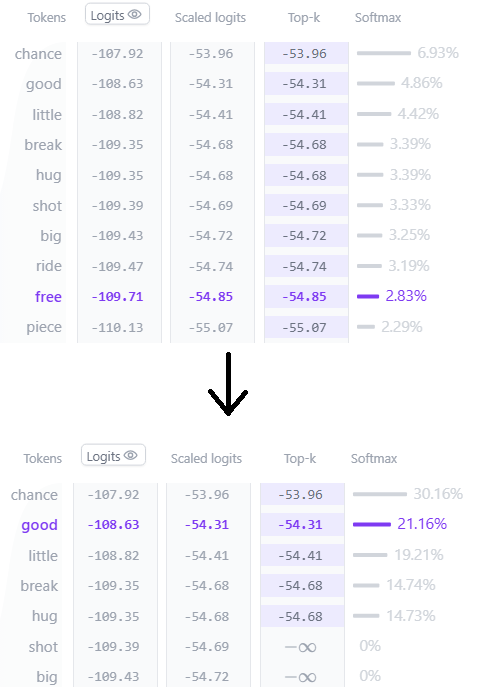
#> input picture Chuyên ngành/CS221 - Xử lý ngôn ngữ tự nhiên/Note bài giảng/[2026-04-14]/img/hinh_dang_phan_phoi_thay_doi_theo_ngu_canh.png, 478 x 687 px
$ python main.py
#> lines starting #> are read from the running program, lines starting #| are printed output that depends on the picture; after the words box and inside, x2 and y2 are one past the last pixel; in counts of white or black regions, pixels touching at a corner belong together
from PIL import Image
import numpy as np
from matplotlib.colors import rgb_to_hsv, hsv_to_rgb

def change_image_tone(
    input_path,
    output_path,
    hue_shift=0.0,
    saturation_scale=1.0,
    value_scale=1.0,
    gray_darken=0.65,          # < 1.0 thì chữ xám sẽ đậm hơn
    gray_sat_threshold=0.08,   # màu có saturation thấp sẽ được xem là gần xám
    gray_value_min=0.25,       # tránh vùng quá tối
    gray_value_max=0.88        # tránh bắt nền trắng
):
    # Đọc ảnh
#> called with hue_shift = 0, saturation_scale = 1, value_scale = 1, gray_darken = 0.7, gray_sat_threshold = 0.08, gray_value_min = 0.25, gray_value_max = 0.88
    img = Image.open(input_path).convert("RGB")
    arr = np.array(img).astype(np.float32) / 255.0

    # RGB -> HSV
    hsv = rgb_to_hsv(arr)
#> hsv: shape (687, 478, 3) float32; mean of channels 0, 1, 2 0.301, 0.0158, 0.98

    # Thay đổi sắc độ tổng thể nếu cần
    hsv[..., 0] = (hsv[..., 0] + hue_shift) % 1.0
    hsv[..., 1] = np.clip(hsv[..., 1] * saturation_scale, 0, 1)
    hsv[..., 2] = np.clip(hsv[..., 2] * value_scale, 0, 1)

    # Chọn vùng màu xám: saturation thấp, độ sáng nằm trong khoảng hợp lý
    gray_mask = (
        (hsv[..., 1] < gray_sat_threshold) &
        (hsv[..., 2] > gray_value_min) &
        (hsv[..., 2] < gray_value_max)
    )
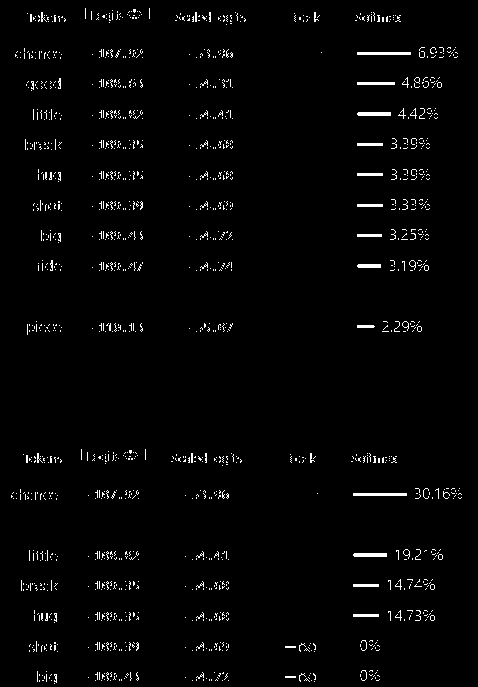
#> gray_mask: shape (687, 478) bool; 2.1% white in thin lines or dots

    # Làm chữ xám đậm hơn bằng cách giảm value
    hsv[..., 2][gray_mask] = np.clip(hsv[..., 2][gray_mask] * gray_darken, 0, 1)
#> hsv: shape (687, 478, 3) float32; mean of channels 0, 1, 2 0.301, 0.0158, 0.974

    # HSV -> RGB
    new_arr = (hsv_to_rgb(hsv) * 255).astype(np.uint8)
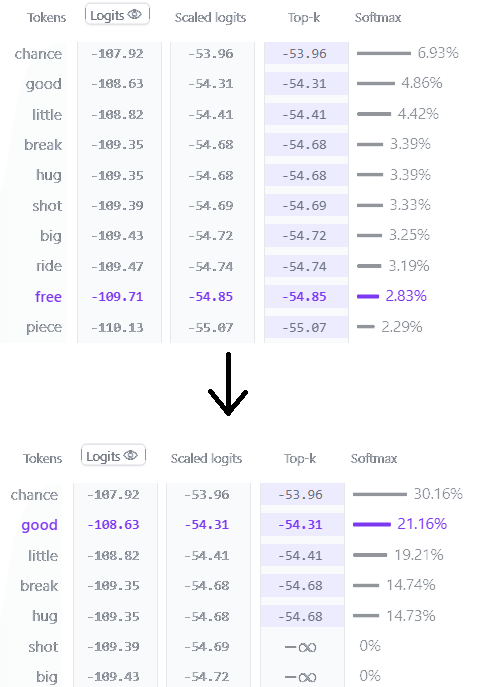
#> new_arr: shape (687, 478, 3); mean R, G, B 245.6, 245.7, 248.7
    new_img = Image.fromarray(new_arr)
    new_img.save(output_path)

# input_path = "./minh_hoa_tich_luy_xac_suat_top_p.png"
# input_path = "./minh_hoa_cat_duoi_top_k_sampling.png"
input_path = "./img/hinh_dang_phan_phoi_thay_doi_theo_ngu_canh.png"
output_path = input_path[:-4] + "_modified.png"

change_image_tone(
    input_path,
    output_path,
    hue_shift=0.0,
    saturation_scale=1.0,
    value_scale=1.0,
    gray_darken=0.70
)

print("Đã lưu ảnh mới.")

$ run again, with Chuyên ngành/CS221 - Xử lý ngôn ngữ tự nhiên/Note bài giảng/[2026-04-14]/img/minh_hoa_tich_luy_xac_suat_top_p.png copied over Chuyên ngành/CS221 - Xử lý ngôn ngữ tự nhiên/Note bài giảng/[2026-04-14]/img/hinh_dang_phan_phoi_thay_doi_theo_ngu_canh.png
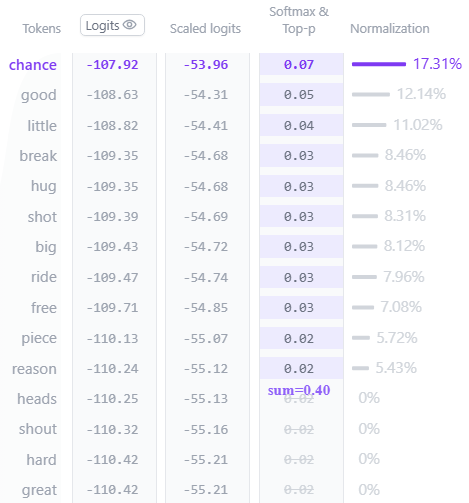
#> input picture Chuyên ngành/CS221 - Xử lý ngôn ngữ tự nhiên/Note bài giảng/[2026-04-14]/img/minh_hoa_tich_luy_xac_suat_top_p.png, 469 x 503 px
#> in change_image_tone, `gray_mask = ( (hsv[..., 1] < gray_sat_threshold) & (hsv[..., 2] > gray..`:
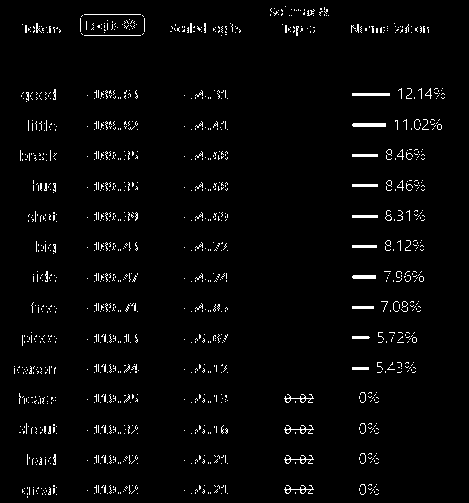
#> gray_mask: shape (503, 469) bool; 2.6% white in thin lines or dots, all inside (x1, y1, x2, y2) = (14, 6, 445, 498)
#> in change_image_tone, `new_arr = (hsv_to_rgb(hsv) * 255).astype(np.uint8)`:
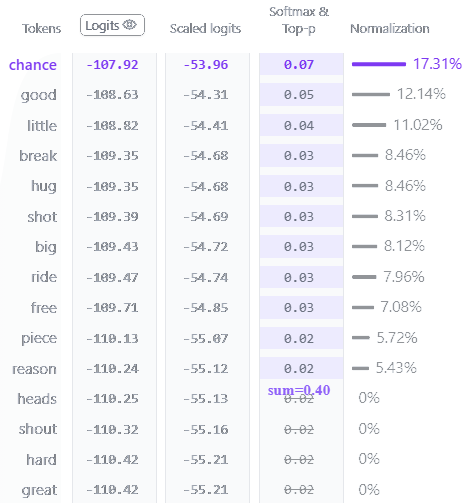
#> new_arr: shape (503, 469, 3); mean R, G, B 244.6, 244.8, 248.1

$ run again, with Chuyên ngành/CS221 - Xử lý ngôn ngữ tự nhiên/Note bài giảng/[2026-04-14]/img/minh_hoa_bo_du_doan_tu_word_predictor.png copied over Chuyên ngành/CS221 - Xử lý ngôn ngữ tự nhiên/Note bài giảng/[2026-04-14]/img/hinh_dang_phan_phoi_thay_doi_theo_ngu_canh.png
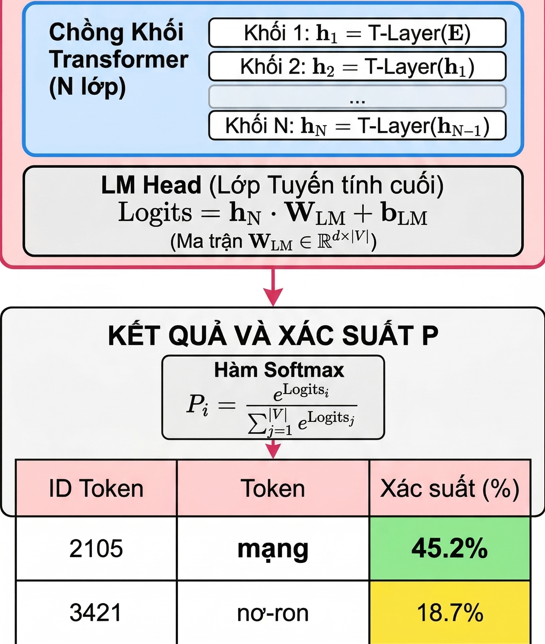
#> input picture Chuyên ngành/CS221 - Xử lý ngôn ngữ tự nhiên/Note bài giảng/[2026-04-14]/img/minh_hoa_bo_du_doan_tu_word_predictor.png, 545 x 644 px
#> in change_image_tone, `gray_mask = ( (hsv[..., 1] < gray_sat_threshold) & (hsv[..., 2] > gray..`:
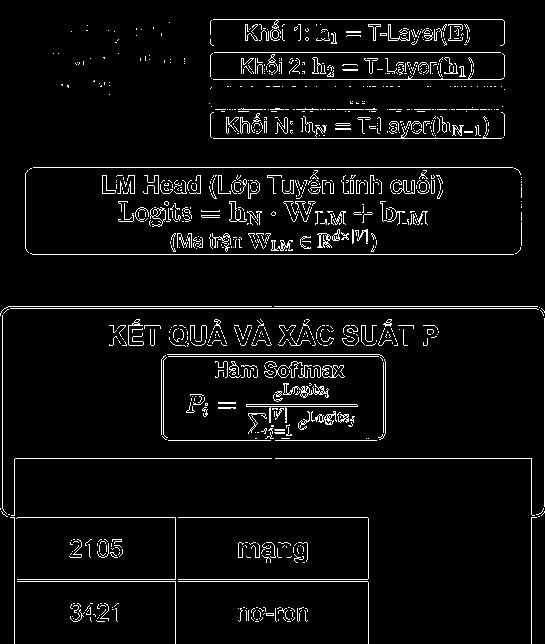
#> gray_mask: shape (644, 545) bool; 5% white in thin lines or dots
#> in change_image_tone, `new_arr = (hsv_to_rgb(hsv) * 255).astype(np.uint8)`:
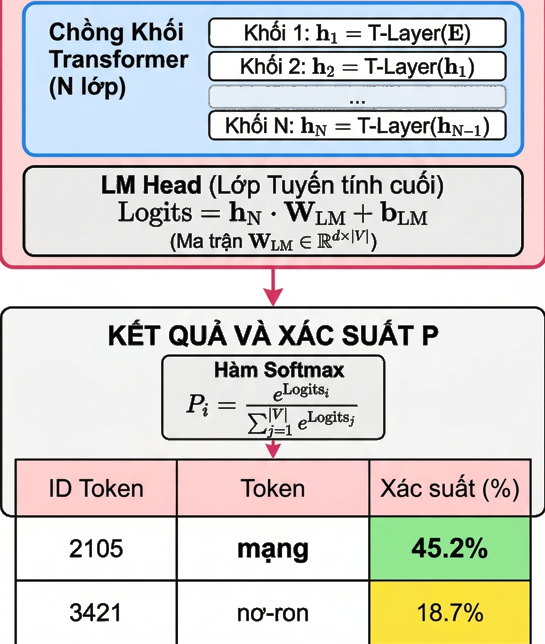
#> new_arr: shape (644, 545, 3); mean R, G, B 211.8, 210.3, 207.3
